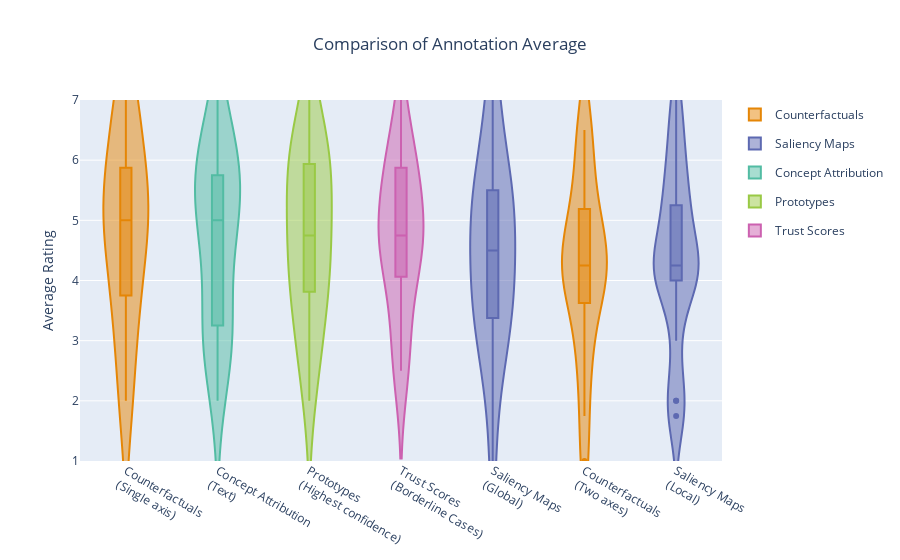

This figure's notebook cell:
### Markdown cell above
## Overall comparison

### Code cell
import plotly.express as px

from typing import Callable

dfFilter = Optional[Callable[[pd.DataFrame], pd.DataFrame]]


def boxPlotDF(
    df: pd.DataFrame, title: str, palette: list, results_filter: dfFilter = None
):

    df = df[results_filter(df)] if results_filter else df

    explanation_classes = [
        "Counterfactuals",
        "Saliency Maps",
        "Concept Attribution",
        "Prototypes",
        "Trust Scores",
    ]

    color_dict = {
        explanation_class: palette[idx]
        for idx, explanation_class in enumerate(explanation_classes)
    }

    columns = (column for column in df if column in instance_identifiers)

    results_only_df = df[[column for column in columns]]
    sorted_index = results_only_df.median().sort_values(ascending=False).index
    results_only_df = df[sorted_index]

    fig = go.Figure()  # type: ignore
    for column in results_only_df:
        split_column = column.split(": ")
        explanation_class = split_column[0]
        column_name = f"{explanation_class}<br>({split_column[1]})"
        fig.add_trace(
            go.Violin(
                y=df[column], 
                name=column_name, 
                box_visible=True, 
                marker_color=color_dict[explanation_class], 
                legendgroup=explanation_class,
                showlegend=False)  # type: ignore
        )
    
    # Legend
    for explanation_class in explanation_classes:
        fig.add_trace(
            go.Violin( 
                y=[None],
                name=explanation_class, 
                marker_color=color_dict[explanation_class],
                legendgroup=explanation_class,
                showlegend=True
            ) # type: ignore
        )

    fig.update_layout(
        title=title,
        title_x=0.5,
        yaxis=dict(dtick=1),
        yaxis_range=[1, 7],
        yaxis_title="Average Rating",
        showlegend=True,
    )

    fig.show()


aggregated_df = pd.DataFrame()
for name, df in result_dataframes.items():
    aggregated_df[name] = df.mean(axis=1)

full_df = user_df.join(aggregated_df)

boxPlotDF(full_df, "Comparison of Annotation Average", plotly.colors.qualitative.Vivid)  # type: ignore

### Figure 1 — Plotly figure (JSON) as saved in the notebook; plotly's stock layout.template omitted (floating-point values rounded to 4 significant figures)
{"data": [{"box": {"visible": true}, "legendgroup": "Counterfactuals", "marker": {"color": "rgb(229, 134, 6)"}, "name": "Counterfactuals<br>(Single axis)", "showlegend": false, "type": "violin", "y": [6.25, 7, 4.75, 5, 2, 7, 2, 5.5, 5.25, 5.5, 5, 3.75, 3.75, 3, 4.5, 5.25, 3.5, 6, 7]}, {"box": {"visible": true}, "legendgroup": "Concept Attribution", "marker": {"color": "rgb(82, 188, 163)"}, "name": "Concept Attribution<br>(Text)", "showlegend": false, "type": "violin", "y": [6, 7, 4.75, 5.75, 2, 6.25, 3.25, 2.75, 3, 5, 4, 5.25, 4.75, 3.25, 5.75, 5.75, 3, 6.25, 5.25]}, {"box": {"visible": true}, "legendgroup": "Prototypes", "marker": {"color": "rgb(153, 201, 69)"}, "name": "Prototypes<br>(Highest confidence)", "showlegend": false, "type": "violin", "y": [6, 7, 5.5, 6.25, 2.75, 6.5, 4.75, 4, 5, 5.5, 2, 3, 3.75, 3.25, 5.75, 4.25, 4.5, 6, 4.25]}, {"box": {"visible": true}, "legendgroup": "Trust Scores", "marker": {"color": "rgb(204, 97, 176)"}, "name": "Trust Scores<br>(Borderline Cases)", "showlegend": false, "type": "violin", "y": [5.5, 3.5, 5, 4.75, 4, 6, 5, 2.5, 6, 4.25, 4.5, 4.75, 4.5, 6, 6, 2.5, 3, 5, 7]}, {"box": {"visible": true}, "legendgroup": "Saliency Maps", "marker": {"color": "rgb(93, 105, 177)"}, "name": "Saliency Maps<br>(Global)", "showlegend": false, "type": "violin", "y": [5.5, 7, 4.5, 5.25, 4.75, 5.5, 5, 1, 2.5, 5.5, 4, 4, 3.75, 3.75, 7, 2.75, 3.25, 3.25, 5.75]}, {"box": {"visible": true}, "legendgroup": "Counterfactuals", "marker": {"color": "rgb(229, 134, 6)"}, "name": "Counterfactuals<br>(Two axes)", "showlegend": false, "type": "violin", "y": [4.25, 6, 3.5, 6.5, 1.75, 6.5, 1, 4, 4, 5.25, 5, 4.5, 4, 2.75, 4.5, 5.25, 2.75, 4.25, 4.25]}, {"box": {"visible": true}, "legendgroup": "Saliency Maps", "marker": {"color": "rgb(93, 105, 177)"}, "name": "Saliency Maps<br>(Local)", "showlegend": false, "type": "violin", "y": [4.5, 5, 4, 4.5, 4.25, 5.25, 6, 1.75, 4, 7, 2, 4.25, 5.25, 4, 6.5, 4, 3, 2, 5.75]}, {"legendgroup": "Counterfactuals", "marker": {"color": "rgb(229, 134, 6)"}, "name": "Counterfactuals", "showlegend": true, "type": "violin", "y": [null]}, {"legendgroup": "Saliency Maps", "marker": {"color": "rgb(93, 105, 177)"}, "name": "Saliency Maps", "showlegend": true, "type": "violin", "y": [null]}, {"legendgroup": "Concept Attribution", "marker": {"color": "rgb(82, 188, 163)"}, "name": "Concept Attribution", "showlegend": true, "type": "violin", "y": [null]}, {"legendgroup": "Prototypes", "marker": {"color": "rgb(153, 201, 69)"}, "name": "Prototypes", "showlegend": true, "type": "violin", "y": [null]}, {"legendgroup": "Trust Scores", "marker": {"color": "rgb(204, 97, 176)"}, "name": "Trust Scores", "showlegend": true, "type": "violin", "y": [null]}], "layout": {"showlegend": true, "title": {"text": "Comparison of Annotation Average", "x": 0.5}, "yaxis": {"dtick": 1, "range": [1, 7], "title": {"text": "Average Rating"}}}}
